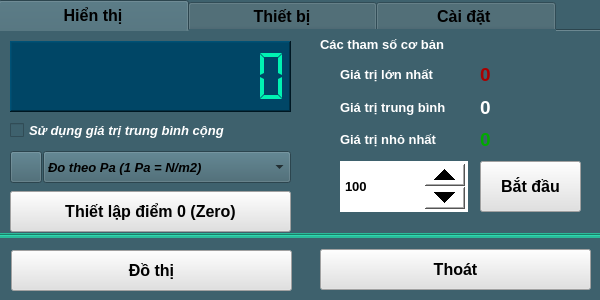
<?xml version="1.0" encoding="UTF-8"?>
<ui version="4.0">
 <class>Sensor_SEN0104</class>
 <widget class="QWidget" name="Sensor_SEN0104">
  <property name="geometry">
   <rect>
    <x>0</x>
    <y>0</y>
    <width>600</width>
    <height>300</height>
   </rect>
  </property>
  <property name="windowTitle">
   <string>Form</string>
  </property>
  <property name="windowIcon">
   <iconset resource="../image.qrc">
    <normaloff>:/image/PSR0104_Icon.jpg</normaloff>:/image/PSR0104_Icon.jpg</iconset>
  </property>
  <property name="styleSheet">
   <string notr="true">background-color: rgb(62, 97, 109);</string>
  </property>
  <widget class="QPushButton" name="pushButton_Exit">
   <property name="geometry">
    <rect>
     <x>320</x>
     <y>249</y>
     <width>271</width>
     <height>41</height>
    </rect>
   </property>
   <property name="font">
    <font>
     <pointsize>12</pointsize>
     <bold>true</bold>
    </font>
   </property>
   <property name="styleSheet">
    <string notr="true">background-color: rgb(225, 225, 225);</string>
   </property>
   <property name="text">
    <string>Thoát</string>
   </property>
  </widget>
  <widget class="QPushButton" name="pushButton_ChartZoom">
   <property name="geometry">
    <rect>
     <x>11</x>
     <y>250</y>
     <width>281</width>
     <height>41</height>
    </rect>
   </property>
   <property name="font">
    <font>
     <pointsize>12</pointsize>
     <bold>true</bold>
    </font>
   </property>
   <property name="styleSheet">
    <string notr="true">background-color: rgb(225, 225, 225);</string>
   </property>
   <property name="text">
    <string>Đồ thị</string>
   </property>
  </widget>
  <widget class="QTabWidget" name="tabWidget">
   <property name="geometry">
    <rect>
     <x>-2</x>
     <y>0</y>
     <width>607</width>
     <height>238</height>
    </rect>
   </property>
   <property name="font">
    <font>
     <pointsize>12</pointsize>
     <bold>true</bold>
    </font>
   </property>
   <property name="styleSheet">
    <string notr="true">background-color: rgb(62, 97, 109);</string>
   </property>
   <property name="currentIndex">
    <number>0</number>
   </property>
   <property name="elideMode">
    <enum>Qt::ElideNone</enum>
   </property>
   <widget class="QWidget" name="tab_Infor_3">
    <attribute name="title">
     <string>            Hiển thị            </string>
    </attribute>
    <widget class="QLCDNumber" name="lcdNumber_Value">
     <property name="geometry">
      <rect>
       <x>10</x>
       <y>10</y>
       <width>281</width>
       <height>71</height>
      </rect>
     </property>
     <property name="styleSheet">
      <string notr="true">background-color: rgb(0, 70, 102);
color: rgb(0, 243, 178);
</string>
     </property>
     <property name="frameShape">
      <enum>QFrame::WinPanel</enum>
     </property>
     <property name="lineWidth">
      <number>1</number>
     </property>
     <property name="smallDecimalPoint">
      <bool>false</bool>
     </property>
     <property name="digitCount">
      <number>10</number>
     </property>
     <property name="segmentStyle">
      <enum>QLCDNumber::Flat</enum>
     </property>
     <property name="value" stdset="0">
      <double>0.000000000000000</double>
     </property>
     <property name="intValue" stdset="0">
      <number>0</number>
     </property>
    </widget>
    <widget class="QPushButton" name="pushButton_2">
     <property name="geometry">
      <rect>
       <x>10</x>
       <y>120</y>
       <width>32</width>
       <height>32</height>
      </rect>
     </property>
     <property name="styleSheet">
      <string notr="true"/>
     </property>
     <property name="text">
      <string/>
     </property>
     <property name="icon">
      <iconset resource="../image.qrc">
       <normaloff>:/image/PSR0104_Icon.jpg</normaloff>:/image/PSR0104_Icon.jpg</iconset>
     </property>
     <property name="iconSize">
      <size>
       <width>32</width>
       <height>32</height>
      </size>
     </property>
    </widget>
    <widget class="QSpinBox" name="spinBox_setSample">
     <property name="geometry">
      <rect>
       <x>340</x>
       <y>130</y>
       <width>128</width>
       <height>51</height>
      </rect>
     </property>
     <property name="font">
      <font>
       <pointsize>10</pointsize>
       <bold>true</bold>
      </font>
     </property>
     <property name="styleSheet">
      <string notr="true">QSpinBox
{
background-color: rgb(255, 255, 255);
color: rgb(0, 0, 0);
}
QSpinBox::up-button
{
    min-width:40px;
    min-height: 20px;
}
QSpinBox::down-button
{
    min-width: 40px;
    min-height: 20px;
}
</string>
     </property>
     <property name="minimum">
      <number>10</number>
     </property>
     <property name="maximum">
      <number>9999999</number>
     </property>
     <property name="value">
      <number>100</number>
     </property>
    </widget>
    <widget class="QPushButton" name="pushButton_getSamples">
     <property name="geometry">
      <rect>
       <x>480</x>
       <y>130</y>
       <width>101</width>
       <height>51</height>
      </rect>
     </property>
     <property name="font">
      <font>
       <pointsize>12</pointsize>
       <bold>true</bold>
      </font>
     </property>
     <property name="styleSheet">
      <string notr="true">background-color: rgb(225, 225, 225);</string>
     </property>
     <property name="text">
      <string>Bắt đầu</string>
     </property>
    </widget>
    <widget class="QLabel" name="label_sampleInfo">
     <property name="geometry">
      <rect>
       <x>320</x>
       <y>0</y>
       <width>261</width>
       <height>26</height>
      </rect>
     </property>
     <property name="font">
      <font>
       <pointsize>10</pointsize>
       <bold>true</bold>
      </font>
     </property>
     <property name="styleSheet">
      <string notr="true">color: rgb(255, 255, 255);</string>
     </property>
     <property name="text">
      <string>Các tham số cơ bản</string>
     </property>
    </widget>
    <widget class="QWidget" name="verticalLayoutWidget_11">
     <property name="geometry">
      <rect>
       <x>340</x>
       <y>30</y>
       <width>128</width>
       <height>92</height>
      </rect>
     </property>
     <layout class="QVBoxLayout" name="verticalLayout_11">
      <item>
       <widget class="QLabel" name="label_11">
        <property name="font">
         <font>
          <pointsize>10</pointsize>
          <bold>true</bold>
         </font>
        </property>
        <property name="styleSheet">
         <string notr="true">color: rgb(255, 255, 255);</string>
        </property>
        <property name="text">
         <string>Giá trị lớn nhất</string>
        </property>
       </widget>
      </item>
      <item>
       <widget class="QLabel" name="label_12">
        <property name="font">
         <font>
          <pointsize>10</pointsize>
          <bold>true</bold>
         </font>
        </property>
        <property name="styleSheet">
         <string notr="true">color: rgb(255, 255, 255);</string>
        </property>
        <property name="text">
         <string>Giá trị trung bình</string>
        </property>
       </widget>
      </item>
      <item>
       <widget class="QLabel" name="label_15">
        <property name="font">
         <font>
          <pointsize>10</pointsize>
          <bold>true</bold>
         </font>
        </property>
        <property name="styleSheet">
         <string notr="true">color: rgb(255, 255, 255);</string>
        </property>
        <property name="text">
         <string>Giá trị nhỏ nhất</string>
        </property>
       </widget>
      </item>
     </layout>
    </widget>
    <widget class="QWidget" name="verticalLayoutWidget_12">
     <property name="geometry">
      <rect>
       <x>480</x>
       <y>30</y>
       <width>101</width>
       <height>92</height>
      </rect>
     </property>
     <layout class="QVBoxLayout" name="verticalLayout_12">
      <item>
       <widget class="QLabel" name="label_ValueMax">
        <property name="font">
         <font>
          <pointsize>14</pointsize>
          <bold>true</bold>
         </font>
        </property>
        <property name="styleSheet">
         <string notr="true">color: rgb(170, 0, 0);</string>
        </property>
        <property name="text">
         <string>0</string>
        </property>
       </widget>
      </item>
      <item>
       <widget class="QLabel" name="label_ValueAvg">
        <property name="font">
         <font>
          <pointsize>14</pointsize>
          <bold>true</bold>
         </font>
        </property>
        <property name="styleSheet">
         <string notr="true">color: rgb(255, 255, 255);</string>
        </property>
        <property name="text">
         <string>0</string>
        </property>
       </widget>
      </item>
      <item>
       <widget class="QLabel" name="label_ValueMin">
        <property name="font">
         <font>
          <pointsize>14</pointsize>
          <bold>true</bold>
         </font>
        </property>
        <property name="styleSheet">
         <string notr="true">color: rgb(0, 170, 0);</string>
        </property>
        <property name="text">
         <string>0</string>
        </property>
       </widget>
      </item>
     </layout>
    </widget>
    <widget class="QComboBox" name="comboBox_Value_Unit">
     <property name="geometry">
      <rect>
       <x>43</x>
       <y>120</y>
       <width>248</width>
       <height>32</height>
      </rect>
     </property>
     <property name="font">
      <font>
       <pointsize>10</pointsize>
       <italic>true</italic>
       <bold>true</bold>
      </font>
     </property>
     <property name="layoutDirection">
      <enum>Qt::LeftToRight</enum>
     </property>
     <property name="autoFillBackground">
      <bool>false</bool>
     </property>
     <property name="styleSheet">
      <string notr="true"/>
     </property>
     <property name="editable">
      <bool>false</bool>
     </property>
     <property name="currentText">
      <string>Đo theo Pa (1 Pa = N/m2)</string>
     </property>
     <item>
      <property name="text">
       <string>Đo theo Pa (1 Pa = N/m2)</string>
      </property>
     </item>
     <item>
      <property name="text">
       <string>Đo theo hPa (1 hPa = 100 Pa)</string>
      </property>
     </item>
     <item>
      <property name="text">
       <string>Đo theo KPa (1 KPa = 1000 Pa)</string>
      </property>
     </item>
     <item>
      <property name="text">
       <string>Đo theo Atm (1 Atm = 101325 Pa)</string>
      </property>
     </item>
     <item>
      <property name="text">
       <string>Đo theo Bar (1 Bar = 100000 Pa)</string>
      </property>
     </item>
     <item>
      <property name="text">
       <string>Đo theo Baria (1 Baria = 0.1 Pa)</string>
      </property>
     </item>
     <item>
      <property name="text">
       <string>Đo theo Torr (1 Torr = 133.322Pa)</string>
      </property>
     </item>
    </widget>
    <widget class="QCheckBox" name="checkBox_setMathAvg">
     <property name="geometry">
      <rect>
       <x>10</x>
       <y>86</y>
       <width>281</width>
       <height>27</height>
      </rect>
     </property>
     <property name="font">
      <font>
       <pointsize>10</pointsize>
       <italic>true</italic>
       <bold>true</bold>
      </font>
     </property>
     <property name="styleSheet">
      <string notr="true">color: rgb(255, 255, 255);</string>
     </property>
     <property name="text">
      <string>Sử dụng giá trị trung bình cộng</string>
     </property>
    </widget>
    <widget class="QPushButton" name="pushButton_SetZero">
     <property name="geometry">
      <rect>
       <x>10</x>
       <y>160</y>
       <width>281</width>
       <height>41</height>
      </rect>
     </property>
     <property name="font">
      <font>
       <pointsize>12</pointsize>
       <italic>false</italic>
       <bold>true</bold>
      </font>
     </property>
     <property name="styleSheet">
      <string notr="true">background-color: rgb(225, 225, 225);</string>
     </property>
     <property name="text">
      <string>Thiết lập điểm 0 (Zero)</string>
     </property>
    </widget>
   </widget>
   <widget class="QWidget" name="tab_5">
    <attribute name="title">
     <string>            Thiết bị            </string>
    </attribute>
    <widget class="QWidget" name="verticalLayoutWidget_13">
     <property name="geometry">
      <rect>
       <x>150</x>
       <y>10</y>
       <width>291</width>
       <height>101</height>
      </rect>
     </property>
     <layout class="QVBoxLayout" name="verticalLayout_13">
      <item>
       <widget class="QLabel" name="label_Name">
        <property name="font">
         <font>
          <pointsize>10</pointsize>
         </font>
        </property>
        <property name="styleSheet">
         <string notr="true">color: rgb(255, 255, 255);</string>
        </property>
        <property name="text">
         <string/>
        </property>
       </widget>
      </item>
      <item>
       <widget class="QLabel" name="label_Address">
        <property name="font">
         <font>
          <pointsize>10</pointsize>
         </font>
        </property>
        <property name="styleSheet">
         <string notr="true">color: rgb(255, 255, 255);</string>
        </property>
        <property name="text">
         <string/>
        </property>
       </widget>
      </item>
      <item>
       <widget class="QLabel" name="label_SerialNumber">
        <property name="font">
         <font>
          <pointsize>10</pointsize>
         </font>
        </property>
        <property name="styleSheet">
         <string notr="true">color: rgb(255, 255, 255);</string>
        </property>
        <property name="text">
         <string/>
        </property>
       </widget>
      </item>
     </layout>
    </widget>
    <widget class="QWidget" name="verticalLayoutWidget_14">
     <property name="geometry">
      <rect>
       <x>10</x>
       <y>10</y>
       <width>111</width>
       <height>131</height>
      </rect>
     </property>
     <layout class="QVBoxLayout" name="verticalLayout_14">
      <item>
       <widget class="QLabel" name="label_16">
        <property name="font">
         <font>
          <pointsize>10</pointsize>
          <bold>true</bold>
         </font>
        </property>
        <property name="styleSheet">
         <string notr="true">color: rgb(255, 255, 255);</string>
        </property>
        <property name="text">
         <string>Tên thiết bị:</string>
        </property>
       </widget>
      </item>
      <item>
       <widget class="QLabel" name="label_17">
        <property name="font">
         <font>
          <pointsize>10</pointsize>
          <bold>true</bold>
         </font>
        </property>
        <property name="styleSheet">
         <string notr="true">color: rgb(255, 255, 255);</string>
        </property>
        <property name="text">
         <string>Địa chỉ:</string>
        </property>
       </widget>
      </item>
      <item>
       <widget class="QLabel" name="label_20">
        <property name="font">
         <font>
          <pointsize>10</pointsize>
          <bold>true</bold>
         </font>
        </property>
        <property name="styleSheet">
         <string notr="true">color: rgb(255, 255, 255);</string>
        </property>
        <property name="text">
         <string>Mã sê-ri:</string>
        </property>
       </widget>
      </item>
      <item>
       <widget class="QLabel" name="label_21">
        <property name="font">
         <font>
          <pointsize>10</pointsize>
          <bold>true</bold>
         </font>
        </property>
        <property name="styleSheet">
         <string notr="true">color: rgb(255, 255, 255);</string>
        </property>
        <property name="text">
         <string>Mô tả:</string>
        </property>
       </widget>
      </item>
     </layout>
    </widget>
    <widget class="QWidget" name="verticalLayoutWidget_15">
     <property name="geometry">
      <rect>
       <x>150</x>
       <y>110</y>
       <width>291</width>
       <height>61</height>
      </rect>
     </property>
     <layout class="QVBoxLayout" name="verticalLayout_15">
      <item>
       <widget class="QLabel" name="label_Description">
        <property name="font">
         <font>
          <pointsize>10</pointsize>
         </font>
        </property>
        <property name="styleSheet">
         <string notr="true">color: rgb(255, 255, 255);</string>
        </property>
        <property name="text">
         <string/>
        </property>
        <property name="alignment">
         <set>Qt::AlignLeading|Qt::AlignLeft|Qt::AlignTop</set>
        </property>
       </widget>
      </item>
     </layout>
    </widget>
   </widget>
   <widget class="QWidget" name="tab_7">
    <attribute name="title">
     <string>           Cài đặt            </string>
    </attribute>
    <widget class="QLabel" name="label_26">
     <property name="geometry">
      <rect>
       <x>277</x>
       <y>40</y>
       <width>41</width>
       <height>22</height>
      </rect>
     </property>
     <property name="font">
      <font>
       <pointsize>10</pointsize>
       <bold>true</bold>
      </font>
     </property>
     <property name="styleSheet">
      <string notr="true">color: rgb(255, 255, 255);</string>
     </property>
     <property name="text">
      <string>(ms)</string>
     </property>
    </widget>
    <widget class="QLabel" name="label_27">
     <property name="geometry">
      <rect>
       <x>20</x>
       <y>40</y>
       <width>141</width>
       <height>22</height>
      </rect>
     </property>
     <property name="font">
      <font>
       <pointsize>10</pointsize>
       <bold>true</bold>
      </font>
     </property>
     <property name="styleSheet">
      <string notr="true">color: rgb(255, 255, 255);</string>
     </property>
     <property name="text">
      <string>Thời gian lấy mẫu :</string>
     </property>
    </widget>
    <widget class="QPushButton" name="pushButton_SetSampleTime">
     <property name="geometry">
      <rect>
       <x>320</x>
       <y>20</y>
       <width>161</width>
       <height>61</height>
      </rect>
     </property>
     <property name="font">
      <font>
       <pointsize>12</pointsize>
       <bold>true</bold>
      </font>
     </property>
     <property name="styleSheet">
      <string notr="true">background-color: rgb(225, 225, 225);</string>
     </property>
     <property name="text">
      <string>Cài đặt</string>
     </property>
    </widget>
    <widget class="QSpinBox" name="spinBox_SampleTime">
     <property name="geometry">
      <rect>
       <x>160</x>
       <y>10</y>
       <width>111</width>
       <height>81</height>
      </rect>
     </property>
     <property name="font">
      <font>
       <pointsize>10</pointsize>
       <bold>true</bold>
      </font>
     </property>
     <property name="styleSheet">
      <string notr="true">QSpinBox
{
background-color: rgb(255, 255, 255);
color: rgb(0, 0, 0);
}
QSpinBox::up-button
{
    min-width:40px;
    min-height: 20px;
}
QSpinBox::down-button
{
    min-width: 40px;
    min-height: 20px;
}
</string>
     </property>
     <property name="minimum">
      <number>10</number>
     </property>
     <property name="maximum">
      <number>9999999</number>
     </property>
     <property name="value">
      <number>100</number>
     </property>
    </widget>
    <widget class="Line" name="line_3">
     <property name="geometry">
      <rect>
       <x>20</x>
       <y>100</y>
       <width>541</width>
       <height>16</height>
      </rect>
     </property>
     <property name="orientation">
      <enum>Qt::Horizontal</enum>
     </property>
    </widget>
    <widget class="QPushButton" name="pushButton_Calib">
     <property name="geometry">
      <rect>
       <x>320</x>
       <y>120</y>
       <width>161</width>
       <height>61</height>
      </rect>
     </property>
     <property name="font">
      <font>
       <pointsize>12</pointsize>
       <bold>true</bold>
      </font>
     </property>
     <property name="styleSheet">
      <string notr="true">background-color: rgb(225, 225, 225);</string>
     </property>
     <property name="text">
      <string>Hiệu chuẩn</string>
     </property>
    </widget>
    <widget class="QLabel" name="label_28">
     <property name="geometry">
      <rect>
       <x>20</x>
       <y>139</y>
       <width>231</width>
       <height>22</height>
      </rect>
     </property>
     <property name="font">
      <font>
       <pointsize>10</pointsize>
       <bold>true</bold>
      </font>
     </property>
     <property name="styleSheet">
      <string notr="true">color: rgb(255, 255, 255);</string>
     </property>
     <property name="text">
      <string>Hiệu chuẩn thiết bị :</string>
     </property>
    </widget>
    <widget class="QLabel" name="label_calibInfo">
     <property name="geometry">
      <rect>
       <x>30</x>
       <y>160</y>
       <width>271</width>
       <height>22</height>
      </rect>
     </property>
     <property name="font">
      <font>
       <pointsize>10</pointsize>
       <italic>true</italic>
       <bold>true</bold>
      </font>
     </property>
     <property name="styleSheet">
      <string notr="true">color: rgb(255, 255, 127);</string>
     </property>
     <property name="text">
      <string>(chưa hiệu chuẩn)</string>
     </property>
    </widget>
   </widget>
  </widget>
  <widget class="Line" name="line">
   <property name="geometry">
    <rect>
     <x>-2</x>
     <y>233</y>
     <width>605</width>
     <height>5</height>
    </rect>
   </property>
   <property name="styleSheet">
    <string notr="true">background-color: rgb(42, 187, 154);</string>
   </property>
   <property name="frameShadow">
    <enum>QFrame::Sunken</enum>
   </property>
   <property name="orientation">
    <enum>Qt::Horizontal</enum>
   </property>
  </widget>
 </widget>
 <resources>
  <include location="../image.qrc"/>
 </resources>
 <connections/>
</ui>
